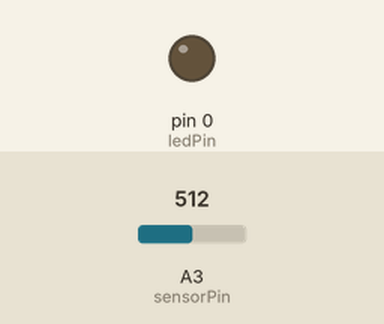
Simulated run of this sketch. Board: Arduino Uno, built with avr-gcc and run on an emulated ATmega328P. On the bench: output pins drawn as LEDs (lit = HIGH). The test bench sets the inputs (shaded band); at power-on: A3 (sensorPin) = 512.

Above: at 1.2 s.
1.3 s: A3 (sensorPin) set to 487
At 2.0 s:
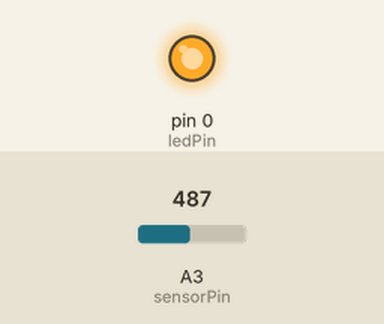
2.8 s: A3 (sensorPin) set to 511
At 3.2 s:
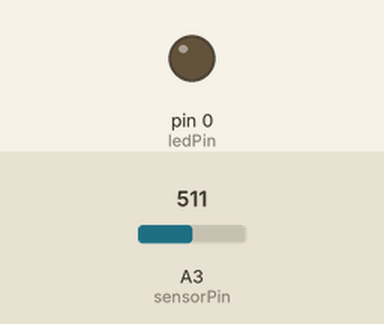
4.3 s: A3 (sensorPin) set to 306
At 5.5 s:
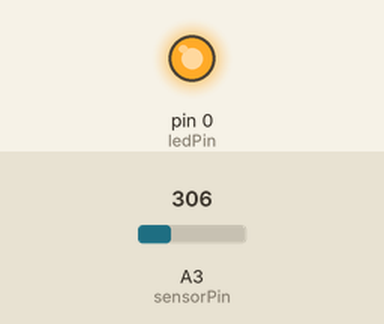
Timing chart, 0 to 7.3 s (numbered marks = the images above; inputs shaded):
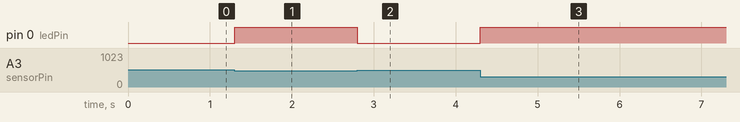

The sketch:

atTiny_led.ino
```cpp
/*
  Interactive Fashion, week 1
  Reads the analog input from a sensor and translates into digital PWM signal to turn on an LED
*/
int maxValue = 700;
int minValue = 300;
int ledPin = 0; //// Pin 0 = PWM
int sensorPin = 3; // Pin 3 = ADC

// the setup routine runs once:
void setup() {
  pinMode(ledPin, OUTPUT);
  //Serial.begin(9600); //this works if you are using arduino
}

// the loop routine runs over and over again forever:
void loop() {
  // read the input on analog pin 0:
  int sensorValue = analogRead(sensorPin);
  int b = constrain(sensorValue, minValue, maxValue);
  b = map(b, minValue, maxValue, 255, 0);
  analogWrite(ledPin, b);
  //Serial.println(sensorValue); //this works if you are using arduino
}
```

Measured:
- the behaviour switches between 501 and 500 on A3 (sensorPin) (found by bisection; images 0 and 1)
- after the input at 1.3 s, pin 0 (ledPin): LOW → HIGH at once
- after the input at 2.8 s, pin 0 (ledPin): HIGH → LOW at once
- after the input at 4.3 s, pin 0 (ledPin): LOW → HIGH at once
